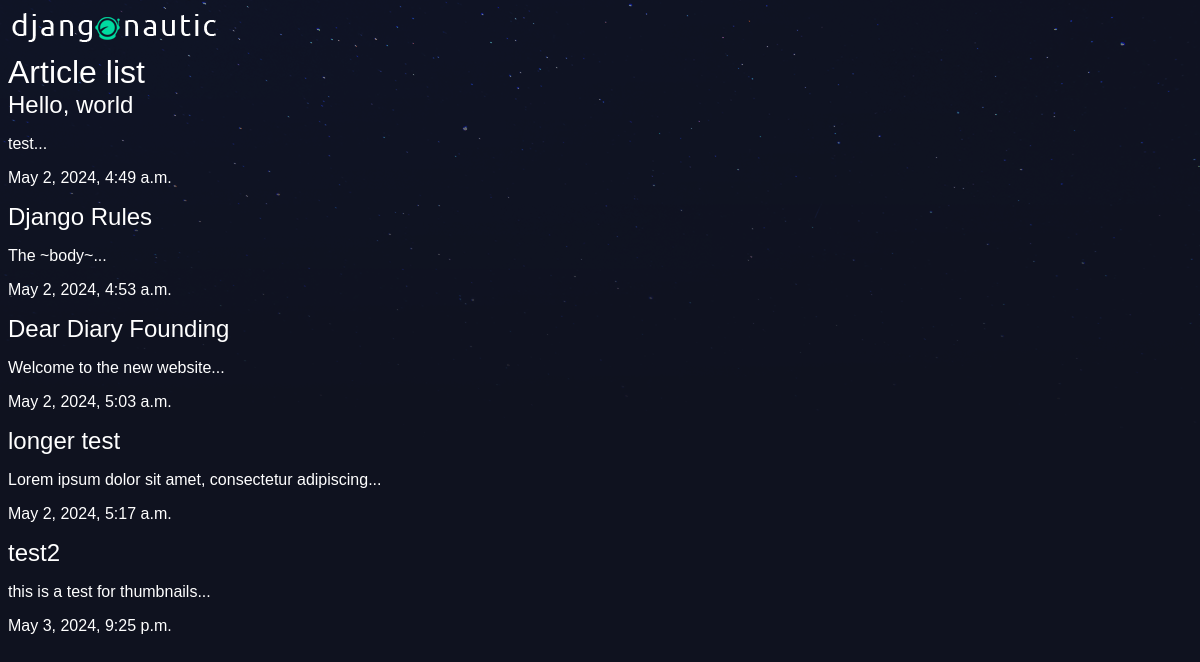
The app's page /articles/ with its own data.
### articles/models.py (models this page shows, shortened)
class Article(models.Model):
    title = models.CharField(max_length=100)  # each of these are columns in the db/elements of the article. Need to set them equal to their Field type
    slug = models.SlugField()  # Slug is a URL
    body = models.TextField()
    date = models.DateTimeField(auto_now_add=True)  # when an article is created, the time is automatically generated
    thumb = models.ImageField(default='default.png', blank=True)
    def snippet(self):
        return self.body[:50] + '...'

### articles/views.py (the view)
# urls.py: path("", views.article_list, name="list"), #as this is the homepage, there is no route/url path to take so the string is empty
def article_list(request):
    articles = Article.objects.all().order_by('date')  #this grabs all records from article db table. Can order by any field in the model
    return render(request, 'articles/article_list.html', { 'articles': articles })  #the third parameter is the data we want to send to the template

### articles/templates/articles/article_list.html (shortened to what this page needs)
{% extends 'base_layout.html' %}
{% block content %}
    <h1>Article list</h1>
    <div class="articles">
        {% for article in articles %}
        <div class="article">
            <h2><a href="{% url 'articles:detail' slug=article.slug %}">{{ article.title }}</a></h2>
            <p>{{ article.snippet }}</p>
            <p>{{ article.date }}</p>
        </div>
    </div>
{% endblock %}

### assets/styles.css (style rules this page uses)
body { background-color: #0f121f; background-image: url(stars.png); background-repeat: no-repeat; color: #fff; }
body * { font-family: Ubuntu, 'Gill Sans', 'Gill Sans MT', Calibri, 'Trebuchet MS', sans-serif; }
h1, h2, h3, h4, h5 { font-weight: lighter; margin: 0; }
a, a:hover, a:visited { color: #fff; text-decoration: none; }

### records on screen
Article: title "Hello, world", snippet "test...", date "May 2, 2024, 4:49 a.m."
Article: title "Django Rules", snippet "The ~body~...", date "May 2, 2024, 4:53 a.m."
Article: title "Dear Diary Founding", snippet "Welcome to the new website...", date "May 2, 2024, 5:03 a.m."
Article: title "longer test", snippet "Lorem ipsum dolor sit amet, consectetur adipiscing...", date "May 2, 2024, 5:17 a.m."
Article: title "test2", snippet "this is a test for thumbnails...", date "May 3, 2024, 9:25 p.m."
